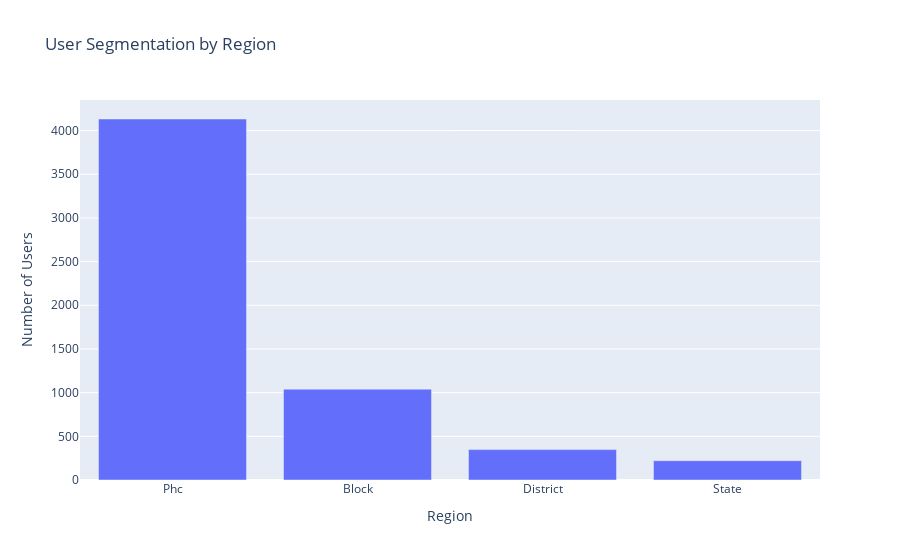

Notebook code cell kept with this figure:
### Code cell
region = px.bar(region_counts, x='Geography Type', y='User Count', 
             title='User Segmentation by Region',
             labels={'User Count': 'Number of Users', 'Geography Type': 'Region'})

region.show()

### Figure 1 — Plotly figure (JSON) as saved in the notebook; plotly's stock layout.template omitted (floating-point values rounded to 4 significant figures)
{"data": [{"alignmentgroup": "True", "hovertemplate": "Region=%{x}<br>Number of Users=%{y}<extra></extra>", "legendgroup": "", "marker": {"color": "#636efa", "pattern": {"shape": ""}}, "name": "", "offsetgroup": "", "orientation": "v", "showlegend": false, "textposition": "auto", "type": "bar", "x": ["Phc", "Block", "District", "State"], "xaxis": "x", "y": [4132, 1040, 348, 221], "yaxis": "y"}], "layout": {"barmode": "relative", "legend": {"tracegroupgap": 0}, "title": {"text": "User Segmentation by Region"}, "xaxis": {"anchor": "y", "domain": [0, 1], "title": {"text": "Region"}}, "yaxis": {"anchor": "x", "domain": [0, 1], "title": {"text": "Number of Users"}}}}
